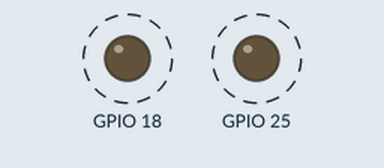
Bench run of a program on a simulated Raspberry Pi (BCM pin numbers). On the bench: output pins drawn as LEDs (lit = HIGH). Dashed ring = blinking.

Above: at 0.15 s.
Timing chart, 0 to 3.0 s (numbered marks = the images above):
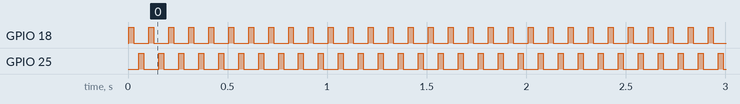

The program:

test.py
```python
import pigpio
import time

pi = pigpio.pi()
pi.set_mode(18, pigpio.OUTPUT)
pi.set_mode(25, pigpio.OUTPUT)

while True:
    delay = 0.025
    pi.write(18, 1)
    time.sleep(delay)
    pi.write(18, 0)
    time.sleep(delay)
    pi.write(25, 1)
    time.sleep(delay)
    pi.write(25, 0)
    time.sleep(delay)
```

Measured:
- by itself, GPIO 18, GPIO 25: alternates HIGH for 0.03 s and LOW for 0.08 s
